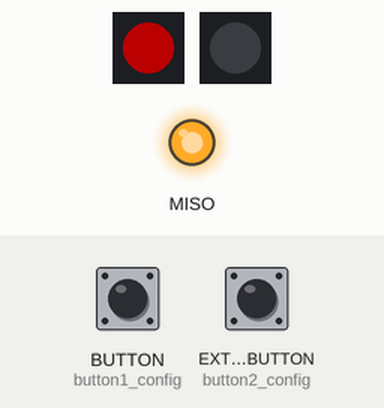
Recording of a program running on a simulated CircuitPython board. Shown: 2 × 1 RGB LEDs in strip order, left to right, output pins drawn as LEDs (lit = HIGH). The test bench sets the inputs (shaded band); at power-on: EXTERNAL_BUTTON (button2_config) HIGH, BUTTON (button1_config) HIGH. Dim RGB values are drawn brighter than linear.

Above: at 1.2 s.
1.3 s: EXTERNAL_BUTTON (button2_config) pulled LOW for 0.15 s
At 1.7 s:
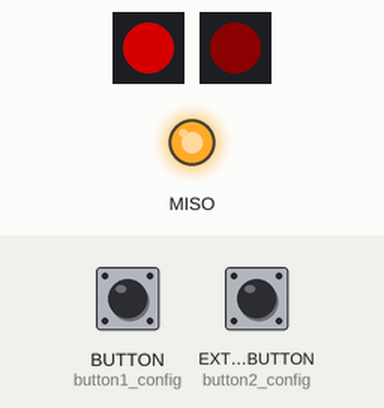
4.3 s: BUTTON (button1_config) pulled LOW for 3.2 s
At 6.47 s:
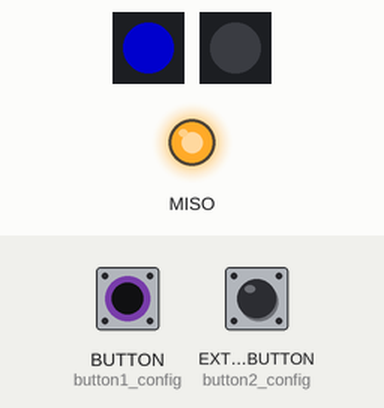
9.0 s: BUTTON (button1_config) pulled LOW for 0.15 s
At 10.2 s:
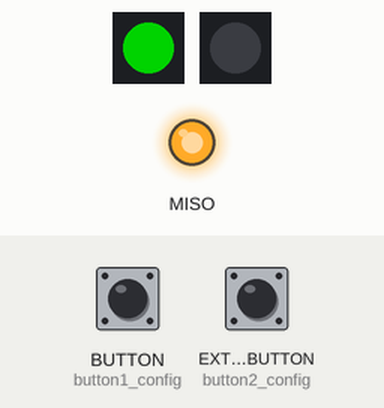
12.0 s: EXTERNAL_BUTTON (button2_config) pulled LOW for 1 s
At 12.4 s:
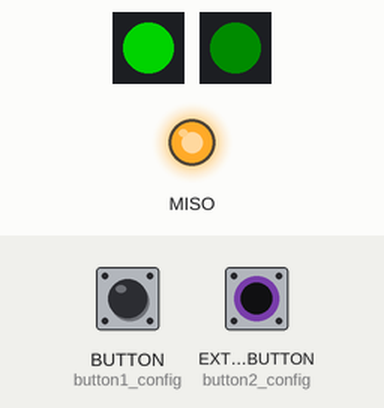
16.0 s: BUTTON (button1_config) pulled LOW for 3.2 s
At 18.2 s:
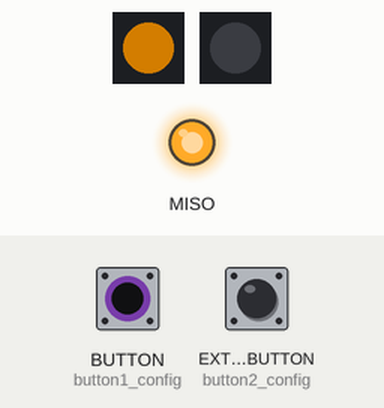
20.7 s: EXTERNAL_BUTTON (button2_config) pulled LOW for 0.15 s
At 20.96 s:
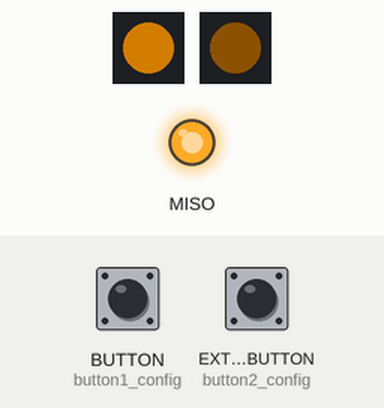
Timing chart, 0 to 24.8 s (numbered marks = the images above; inputs shaded):
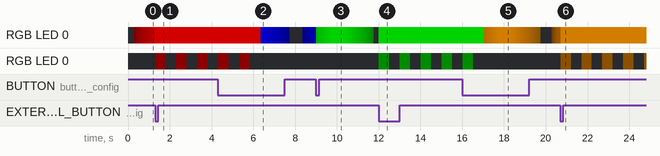

The program:

code.py
```python
# aerith staff prop
# shows a color on a 'materia' section for the selected spell
# button 1 cycles between spells
# button 2 plays selected animation on the rest of the staff

# TODO:
# improve animations for spells

# general program imports
import time
import board
import digitalio
import neopixel

# debouncer for button handling
from adafruit_debouncer import Debouncer

# adafruit_led_animation libraries
from adafruit_led_animation.animation.solid import Solid
from adafruit_led_animation.animation.blink import Blink
from adafruit_led_animation.animation.pulse import Pulse

# helper imports
from adafruit_led_animation.helper import PixelSubset
from adafruit_led_animation.sequence import AnimationSequence
from adafruit_led_animation.group import AnimationGroup

# color constant imports
from adafruit_led_animation.color import *

# pin definitions
pixel_pin = board.NEOPIXEL
button1_pin = board.BUTTON
button2_pin = board.EXTERNAL_BUTTON
button1_gnd_pin = board.D1
button2_gnd_pin = board.D2

# button 1 initialization
button1_config = digitalio.DigitalInOut(button1_pin)
button1_config.direction = digitalio.Direction.INPUT
button1_config.pull = digitalio.Pull.UP

button1Gnd = digitalio.DigitalInOut(button1_gnd_pin)
button1Gnd.direction = digitalio.Direction.OUTPUT
button1Gnd.value = False

button1 = Debouncer(button1_config)

# button 2 initialization
button2_config = digitalio.DigitalInOut(button2_pin)
button2_config.direction = digitalio.Direction.INPUT
button2_config.pull = digitalio.Pull.UP

button2Gnd = digitalio.DigitalInOut(button2_gnd_pin)
button2Gnd.direction = digitalio.Direction.OUTPUT
button2Gnd.value = False

button2 = Debouncer(button2_config)

# enable external power output
ext_pwr = digitalio.DigitalInOut(board.EXTERNAL_POWER)
ext_pwr.direction = digitalio.Direction.OUTPUT
ext_pwr.value = True

# neopixel settings
num_pixels = 18
pixel_brightness = 1

# neopixel subsets
materia_pixels = neopixel.NeoPixel(pin = board.NEOPIXEL,
                                   n = 1,
                                   brightness = 0.5,
                                   pixel_order = neopixel.GRB)

staff_pixels = neopixel.NeoPixel(pin = board.EXTERNAL_NEOPIXELS,
                                 n = 1,
                                 brightness = 0.05,
                                 pixel_order = neopixel.RGB)

# global variable initialization
current_spell = 0

# animation initializations
idle_update_speed = 0.1
idle_breath_duration = 0.5
idle_breath_period = 3

# spell animations
firaga = Blink(pixel_object = staff_pixels,
               speed = 0.5,
               color = RED)

blizzaga = Blink(pixel_object = staff_pixels,
                 speed = 0.5,
                 color = BLUE)

curaga = Blink(pixel_object = staff_pixels,
               speed = 0.5,
               color = GREEN)

thundaga = Blink(pixel_object = staff_pixels,
                 speed = 0.5,
                 color = YELLOW)

# materia idle animations
firaga_materia_idle = Pulse(pixel_object = materia_pixels,
                            speed = idle_update_speed,
                            color = RED,
                            period = idle_breath_period,
                            breath = idle_breath_duration)

blizzaga_materia_idle = Pulse(pixel_object = materia_pixels,
                            speed = idle_update_speed,
                            color = BLUE,
                            period = idle_breath_period,
                            breath = idle_breath_duration)

curaga_materia_idle = Pulse(pixel_object = materia_pixels,
                            speed = idle_update_speed,
                            color = GREEN,
                            period = idle_breath_period,
                            breath = idle_breath_duration)

thundaga_materia_idle = Pulse(pixel_object = materia_pixels,
                            speed = idle_update_speed,
                            color = YELLOW,
                            period = idle_breath_period,
                            breath = idle_breath_duration)

# materia casting animations
firaga_materia_active = Solid(pixel_object = materia_pixels,
                              color = RED)

blizzaga_materia_active = Solid(pixel_object = materia_pixels,
                                color = BLUE)

curaga_materia_active = Solid(pixel_object = materia_pixels,
                              color = GREEN)

thundaga_materia_active = Solid(pixel_object = materia_pixels,
                                color = YELLOW)

# function definitions

# increment currently selected spell index
def change_spell():
    global current_spell

    current_spell += 1

    if current_spell > 3:
        current_spell = 0

# play animation for currently selected spell
def cast_spell():
    global current_spell
    now = time.monotonic()

    if current_spell == 0:
        firaga_materia_active.animate()
        while time.monotonic() - now < 5:
            firaga.animate()
    elif current_spell == 1:
        blizzaga_materia_active.animate()
        while time.monotonic() - now < 5:
            blizzaga.animate()
    elif current_spell == 2:
        curaga_materia_active.animate()
        while time.monotonic() - now < 5:
            curaga.animate()
    elif current_spell == 3:
        thundaga_materia_active.animate()
        while time.monotonic() - now < 5:
            thundaga.animate()

    staff_pixels.fill(0) # blank out staff after finished spell animation
    staff_pixels.show()

# main loop
while True:
    button1.update()
    button2.update()

    if button1.fell:
        change_spell()
    elif button2.fell:
        cast_spell()

    if current_spell == 0:
        firaga_materia_idle.animate()
    elif current_spell == 1:
        blizzaga_materia_idle.animate()
    elif current_spell == 2:
        curaga_materia_idle.animate()
    elif current_spell == 3:
        thundaga_materia_idle.animate()
```
